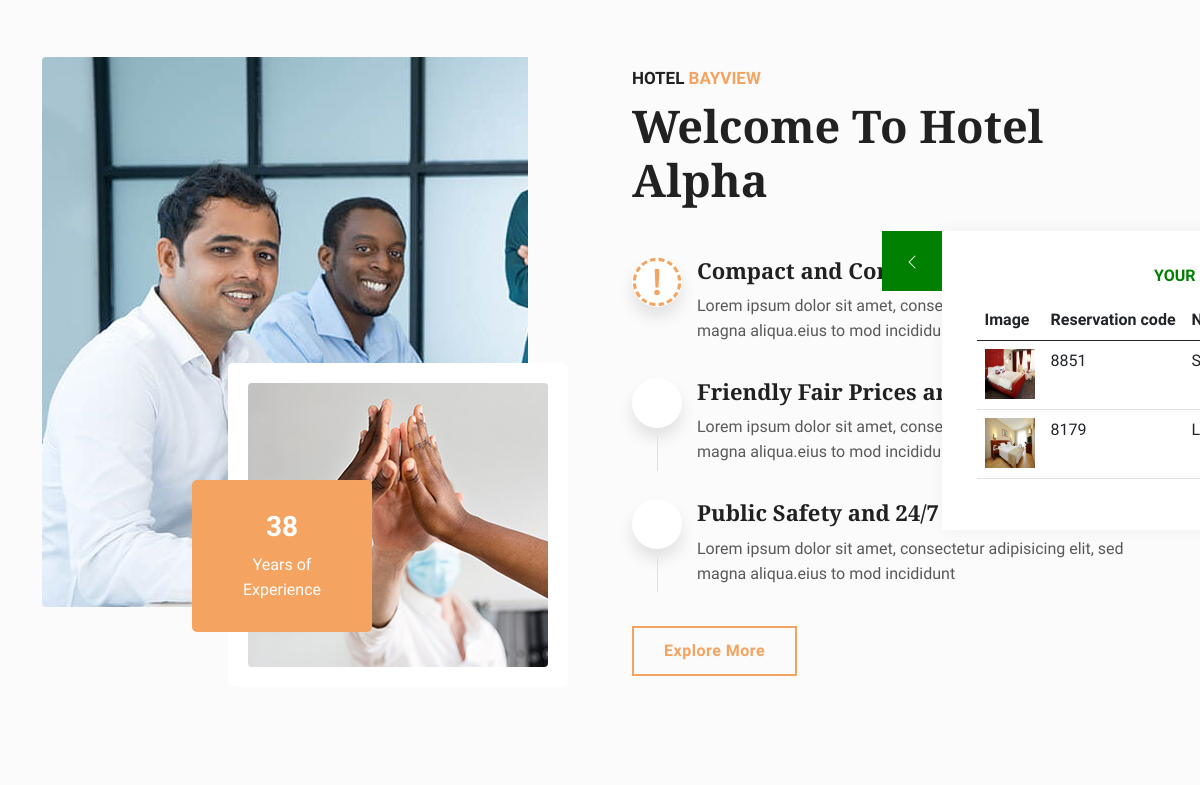
The app's page / (signed in, middle part), older data.
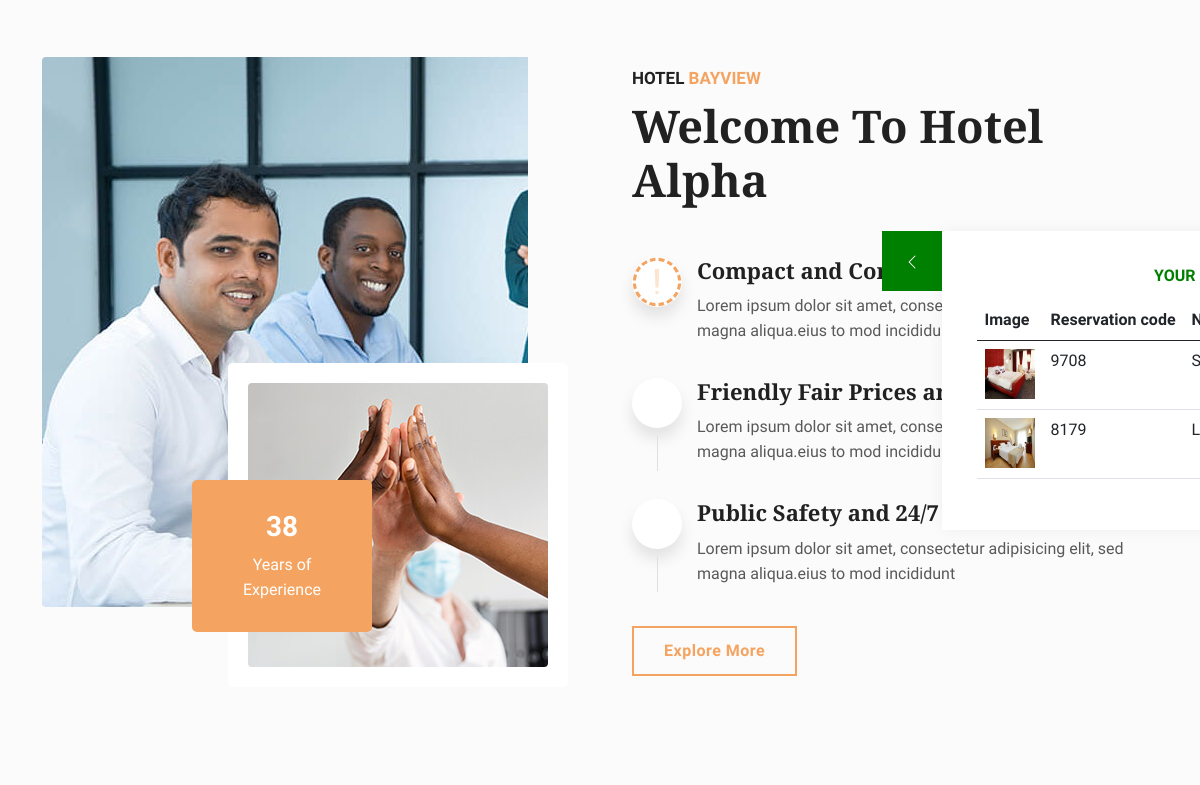
The same page, newer data.
### lodge_app/models.py (models this page shows, shortened)
class Reservation(models.Model):
    date_in = models.DateField(null=True)
    date_out = models.DateField(null=True)
    room = models.ForeignKey("Room", on_delete=models.CASCADE, null=True)
    comfirmed = models.BooleanField(default=False)
    canceled = models.BooleanField(default=False)
    guest = models.ForeignKey(User, on_delete=models.CASCADE, related_name="guest")
    reservation_code = models.CharField(null=True, max_length= 40)
    staff_activated = models.ForeignKey(User, on_delete=models.CASCADE, related_name="staff", null=True)
    class Meta:
        db_table = "Lodge_reservation"

class Room(models.Model):
    number = models.IntegerField()
    lodge = models.ForeignKey("Lodge", on_delete=models.CASCADE)
    name = models.CharField(max_length=50)
    price = models.DecimalField(max_digits=12, decimal_places=2)
    published = models.BooleanField(default=True, null=True)
    booked = models.BooleanField(default=False, null=True)
    description = models.TextField(null = True)
    thumbnail= models.ImageField(upload_to='rooms_images/%Y/%m/%d/', null=True)
    updated_at = models.DateTimeField(auto_now=True)
    created_at = models.DateTimeField(auto_now_add=True, null=True)
    class Meta:
        verbose_name = "Room"
        verbose_name_plural = "Rooms"
        db_table = "Lodge_room"

### lodge_app/views.py (the view)
# urls.py: path('', views.index, name='home'),
def index(request):
    user = request.user if type(request.user) is not AnonymousUser else None
    try:
        rooms = Room.objects.filter(published=True, booked=False).order_by('-created_at')
        my_booked_rooms = Reservation.objects.filter(guest=user)
        context = {
            'our_best_rooms': rooms,
            'my_booked_rooms': my_booked_rooms
        }
        return render(request, template_name='index.html', context=context)
    except:
        rooms = Room.objects.filter(published=True, booked=False).order_by('-created_at')
        context = {
            'our_best_rooms': rooms,
        }
        return render(request, template_name='index.html', context=context)

### templates/index.html (shortened to what this page needs)
<!DOCTYPE html>
<html lang="zxx">
{% load static %}
{% include 'html_utils/head.html' %}
<body>
<div class="option-panel option-panel-collased">
    <h2 style="color:green;">Your Reserved Rooms</h2>
    <table class="table">
        <thead>
            <tr>
             <th scope="col">Image</th>
            <th scope="col">Reservation code</th>
            <th scope="col">Name</th>
            </tr>
        </thead>
        <tbody>
            {%for room in my_booked_rooms %}
            <tr>
                <th scope="row"><img width="50" height="50" src="{{room.room.thumbnail.url}}" alt=""> </th>
                <td>{{room.reservation_code}}</td>
                <td>{{room.room.name}}</td>
            </tr>
            {%empty%}
            No Booked room yet
            {%endfor%}
        </tbody>
    </table>
    <div style="background-color: green;" class="setting-button">
        <svg xmlns="http://www.w3.org/2000/svg" width="16" height="16" fill="currentColor" class="bi bi-chevron-left" viewBox="0 0 16 16">
        <path fill-rule="evenodd" d="M11.354 1.646a.5.5 0 0 1 0 .708L5.707 8l5.647 5.646a.5.5 0 0 1-.708.708l-6-6a.5.5 0 0 1 0-.708l6-6a.5.5 0 0 1 .708 0z"/>
        </svg>
    </div>
</div>
<div class="about-hotel-alpha content-area-6">
    <div class="container">
        <div class="row">
            <div class="col-lg-6 col-md-12 wow fadeInLeft delay-04s">
                <div class="about-img-section">
                    <div class="image-box">
                        <div class="image-1"><img src="{% static 'assets/img/img-4.jpg'%}" class="rounded" alt="photo"></div>
                        <div class="image-2"><img src="{% static 'assets/img/img-5.jpg'%}" class="rounded" alt="photo"></div>
                    </div>
                    <div class="about-box-Experience">
                        <h3 class="text-white">38</h3>
                        <p class="mb-0 text-white">Years of Experience</p>
                    </div>
                </div>
            </div>
            <div class="col-lg-6 col-md-12 wow fadeInRight delay-04s align-self-center">
                <div class="about-content-section">
                    <h5>Hotel <span>Bayview</span></h5>
                    <h1>Welcome To Hotel Alpha</h1>
                    <ul class="network-list mb-40">
                        <li>
                            <i class="icon fa fa-building-o"></i>
                            <h4>Compact and Comfortable Rooms</h4>
                            <p>Lorem ipsum dolor sit amet, consectetur adipisicing elit, sed magna aliqua.eius to mod incididunt</p>
                        </li>
                        <li>
                            <i class="icon flaticon-room-service"></i>
                            <h4>Friendly Fair Prices and Service</h4>
                            <p>Lorem ipsum dolor sit amet, consectetur adipisicing elit, sed magna aliqua.eius to mod incididunt</p>
                        </li>
                        <li>
                            <i class="icon flaticon-school-call-phone-reception"></i>
                            <h4>Public Safety and 24/7 Security</h4>
                            <p>Lorem ipsum dolor sit amet, consectetur adipisicing elit, sed magna aliqua.eius to mod incididunt</p>
                        </li>
                    </ul>
                    <a class="btn-lg btn-5" href="#"><span>Explore More</span></a>
                </div>
            </div>
        </div>
    </div>
</div>
</body>
</html>

Row changes from the older to the newer data that the page shows:
changed Reservation "Single Room": reservation_code "8851" → "9708"
